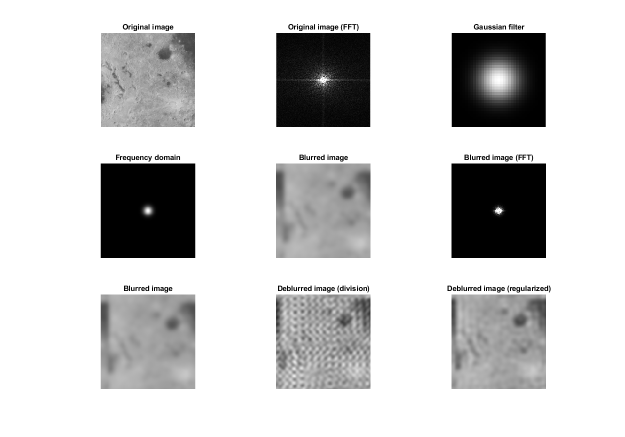
#> input picture 1.png, 1250 x 874 px (shown at 1/2 size)
$ jupyter execute --allow-errors DataPracticals_FFT_image_inverse-problem.ipynb   (shell and % lines are left out)
#> lines starting #> are read from the running program, lines starting #| are printed output that depends on the picture
## Workshop on Practical Data Analysis in Earth and Planetary Science. Seminar 2

In this workshop, we look at time series and data analysis in the frequency domain. Useful reference material is in Chapter 5 of M. Trauth's book. We will continue working with the examples from the introductory seminar, such as working with images and analyses of tabular data (linear regression).
We will go through a toy example of processing of a satellite image using Fast Fourier Transform, including deblurring procedure which is equivalent to geophysical inverse problem.

### FFT

Fast Fourier Transform (FFT) plays a critical role in analysing and interpreting geophysical data such as seismic waves, gravity and magnetic data, and other signals to extract meaningful information about the subsurface structure and properties. The ability to decompose complex signals into their frequency components through the Fourier Transform provides valuable insights into geophysical phenomena.
The algorithm was originally invented around 1805 by Carl Friedrich Gauss, who used it to interpolate the trajectories of the asteroids Pallas and Juno, but his work was not widely recognized https://en.wikipedia.org/wiki/Cooley%E2%80%93Tukey_FFT_algorithm

Around 1965 the FFT algorithm was published (reinvented) by Cooley and Tukey, who originally applied this technique to the processing of seismological nuclear test monitoring data.

There is probably no more fundamental concept in geophysics as fast Fourier Transform (FFT)

Y = fft(X) and X = ifft(Y) implement the Fourier transform and inverse Fourier transform, respectively. For X and Y of length n, these transforms are defined as follows:

Forward discrete FT \
$Y(k) = \sum_{n=1}^N X(n)\exp(-i2\pi(k-1)(n-1)/N), 1 \le k \le N. $

Inverse transform FT \
$X(n) = \sum_{k=1}^N Y(k)\exp(i2\pi(k-1)(n-1)/N), 1 \le n \le N. $

In the following MATLAB example, we will read a Moon image and do some image sharpening using inverse Gaussian filterinig in frequancy domain

#> (a cell that did not finish here is left out)

[cell 2]
import matplotlib.pyplot as plt
im = plt.imread('1.png')
#> im is the input picture: shape (874, 1250, 3) float32; min 0, max 1, mean 0.809
plt.imshow(im)

In the following Python example, we will do frequency filtering using an exponential filter. This procedure is closely related to the upward(or downward) continuation in the analysis of potential fields.

[cell 3]
import numpy as np
from scipy.fftpack import fft2, ifft2, fftshift, ifftshift
import matplotlib.pyplot as plt

# example test surface (MATLAB peaks function)
def peaks(N):
    x, y = np.meshgrid(np.linspace(-3, 3, N), np.linspace(-3, 3, N))
    z = 3 * (1 - x) ** 2 * np.exp(-(x ** 2) - (y + 1) ** 2) \
    - 10 * (x/5 - x ** 3 - y ** 5) * np.exp(-x ** 2 - y ** 2) \
    - 2/3 * np.exp(-(x + 1) ** 2 - y ** 2)
    return z, x, y

#2D Wavenumbers
def knum2(mn,pl):
    # Matrix size
    M, N = mn

    # Physical dimension
    ly, lx = pl

    # Sampling interval
    dx = lx / (N - 1)
    dy = ly / (M - 1)

    # Wave vector axes
    kx = 2 * np.pi * np.linspace(-np.floor(N/2),np.floor((N-1)/2),N) / N / dx
    ky = 2 * np.pi * np.linspace(-np.floor(M/2),np.floor((M-1)/2),M) / M / dy

    # Wavenumbers
    KX, KY = np.meshgrid(kx, ky)
    K = np.sqrt(KX ** 2 + KY ** 2)

    return K, KX, KY

a = 10
N = 64
h, x, y = peaks(N) #"Peaks" function
H = fftshift(fft2(h))
[K, KX, KY] = knum2([N, N], [100, 100])

# Frequency filtering
hf = ifft2(ifftshift(H * np.exp(-a * K)))
# Plotting
fig = plt.figure()
ax1 = fig.add_subplot(221, projection='3d')
ax1.plot_surface(x,y,h,cmap = plt.cm.viridis)
ax1.set_title('Total field')
ax2 = fig.add_subplot(222, projection='3d')
ax2.plot_surface(x,y,hf,cmap = plt.cm.viridis)
ax2.set_title('Regional field')
ax3 = fig.add_subplot(223, projection='3d')
ax3.plot_surface(x,y,h - hf,cmap = plt.cm.viridis)
ax3.set_title('Residual comp')
plt.show()
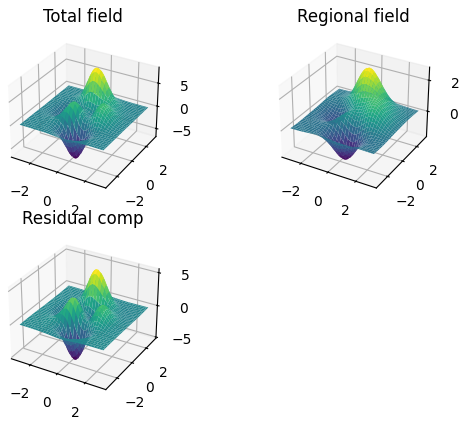
#> figure drawn by matplotlib, 3 panels
